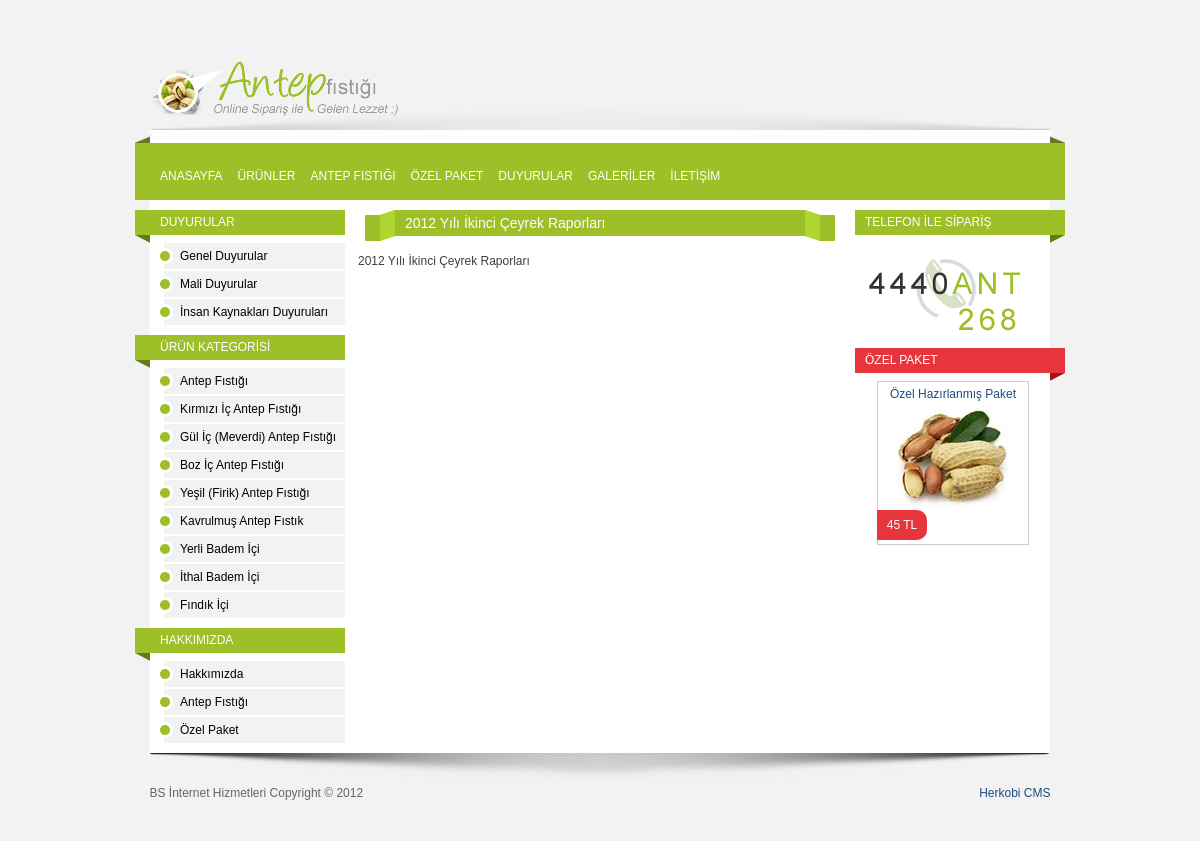
Screenshot of /post.php?id=3 with the database file from the repository.
### tables this page shows
CREATE TABLE IF NOT EXISTS `postcategories` (
  `id` int(11) NOT NULL AUTO_INCREMENT,
  `mid` int(11) NOT NULL,
  `level` int(11) NOT NULL,
  `slug` text NOT NULL,
  `category` varchar(255) NOT NULL,
  `description` text NOT NULL,
  PRIMARY KEY (`id`)
);

CREATE TABLE IF NOT EXISTS `productcategories` (
  `id` int(11) NOT NULL AUTO_INCREMENT,
  `mid` int(11) NOT NULL,
  `level` int(11) NOT NULL,
  `slug` text NOT NULL,
  `category` text NOT NULL,
  `description` text NOT NULL,
  `image` text NOT NULL,
  `front` varchar(1) NOT NULL,
  UNIQUE KEY `id` (`id`)
);

CREATE TABLE IF NOT EXISTS `pages` (
  `id` int(11) NOT NULL AUTO_INCREMENT,
  `mid` text NOT NULL,
  `level` int(11) NOT NULL,
  `slug` text NOT NULL,
  `page` text NOT NULL,
  `summary` text NOT NULL,
  `content` text NOT NULL,
  `image` text NOT NULL,
  `gallery` int(11) NOT NULL,
  `title` text NOT NULL,
  `metadesc` text NOT NULL,
  `metatags` text NOT NULL,
  `date` date NOT NULL,
  PRIMARY KEY (`id`)
);

CREATE TABLE IF NOT EXISTS `info` (
  `id` int(11) NOT NULL AUTO_INCREMENT,
  `name` text NOT NULL,
  `fullname` text NOT NULL,
  `slogan` text NOT NULL,
  `address` text NOT NULL,
  `county` text NOT NULL,
  `city` text NOT NULL,
  `taxoffice` text NOT NULL,
  `taxnumber` varchar(64) NOT NULL,
  `phone` varchar(64) NOT NULL,
  `phoneother` varchar(64) NOT NULL,
  `fax` varchar(64) NOT NULL,
  `gsm` varchar(64) NOT NULL,
  `mail` varchar(225) NOT NULL,
  PRIMARY KEY (`id`)
);

### inc/rain.tpl.class.php (called while the page is built, shortened)
<?php
class RainTPL{
		static $tpl_dir = "tpl/";
		static $cache_dir = "tmp/";
		public $var = array();
		protected $tpl = array(),
				  $cache = false,
                  $cache_id = null;
                protected static $config_name_sum = array();
	function assign( $variable, $value = null ){
		if( is_array( $variable ) )
			$this->var += $variable;
		else
			$this->var[ $variable ] = $value;
	}
	function draw( $tpl_name, $return_string = false ){
        if( !$this->cache && !$return_string ){
            extract( $this->var );
            include $this->tpl['compiled_filename'];
            unset( $this->tpl );
        }
        else{
                extract( $this->var );
                include $this->tpl['compiled_filename'];
                $raintpl_contents = ob_get_clean();
            if( $return_string ) return $raintpl_contents; else echo $raintpl_contents;
        }
	}
	static function configure( $setting, $value = null ){
		if( is_array( $setting ) )
			foreach( $setting as $key => $value )
				self::configure( $key, $value );
		else if( property_exists( __CLASS__, $setting ) ){
            self::$config_name_sum[ $setting ] = $value;
        }
	}
	protected function check_template( $tpl_name ){
		if( !isset($this->tpl['checked']) ){
			$tpl_basename                       = basename( $tpl_name );
			$tpl_basedir                        = strpos($tpl_name,"/") ? dirname($tpl_name) . '/' : null;
			$tpl_dir                            = self::$tpl_dir . $tpl_basedir;
			$temp_compiled_filename             = self::$cache_dir . $tpl_basename . "." . md5( $tpl_dir . serialize(self::$config_name_sum));
			$this->tpl['compiled_filename']     = $temp_compiled_filename . '.rtpl.php';
			$this->tpl['checked'] = true;
		}
	}
}

### info.php (called while the page is built, shortened)
<?php
	$db->query("SET NAMES 'UTF8'");
	$sql = "SELECT * FROM info";
	$sth = $db->prepare($sql);
	$sth->execute();
	$result = $sth->fetchAll();
?>

### functions/posts-functions.php (called while the page is built, shortened)
<?php
	$sql = "SELECT id, category FROM postcategories WHERE mid = 0 ORDER BY id ASC";
	$sth = $db->prepare($sql);
	$sth->execute();
	$result = $sth->fetchAll();
?>

### static.php (called while the page is built, shortened)
<?php
	include "functions/page-functions.php";
	include "functions/posts-functions.php";
	include "functions/products-functions.php";
?>

### functions/products-functions.php (called while the page is built, shortened)
<?php
	$sql = "SELECT id, category, image FROM productcategories WHERE mid = 0 ORDER BY id ASC";
	$sth = $db->prepare($sql);
	$sth->execute();
	$result = $sth->fetchAll();
?>

### functions/page-functions.php (called while the page is built, shortened)
<?php
	$sql = "SELECT id, mid, page FROM pages WHERE mid = 0 ORDER BY id ASC";
	$sth = $db->prepare($sql);
	$sth->execute();
	$result = $sth->fetchAll();
?>

### cache/post.ae5475635b57b8f850144bfbed8b3fb3.rtpl.php (the view, shortened to what this page needs)
<?php if(!class_exists('raintpl')){exit;}?><!DOCTYPE html>
<html class="no-js">
    <head>
        <link type="text/css" rel="stylesheet" href="tpl/styles/style.css" />
    </head>
    <body>
        <div id="wrapper">
            <header id="masthead">
                <a href="index.php" id="logo"><img src="tpl/images/logo.png" alt="Antep Fıstığı" width="249" height="56" /></a>
            </header>
            <nav id="main-nav">
                <ul class="group">
                    <li><a href="index.php">ANASAYFA</a></li>
                    <li><a href="products.php">ÜRÜNLER</a></li>
                    <li><a href="page.php?id=2">ANTEP FISTIĞI</a></li>
                    <li><a href="page.php?id=10">ÖZEL PAKET</a></li>
					<li><a href="posts.php">DUYURULAR</a></li>
					<li><a href="galleries.php">GALERİLER</a></li>
                    <li><a href="contact.php">İLETİŞİM</a></li>
                </ul>
            </nav>
            <section id="content">
                <div id="posts">
                    <article class="group">
                        <h3><?php echo $post;?></h3>
						<?php echo $content;?>
                    </article>
                </div>
                <aside id="product-sidebar">
                    <section class="box">
                        <h3 class="right">TELEFON İLE SİPARİŞ</h3>
                        <img src="tpl/images/telefon.png" />
                    </section>
                    <section class="box red group">
                        <h3>ÖZEL PAKET</h3>
                        <p class="product">
                            <a href="page.php?id=10" title="Özel Hazırlanmış Paket">Özel Hazırlanmış Paket</a>
                            <img src="tpl/images/fistik.jpg" />
							<span class="price">45 TL</span>
                        </p>
                    </section>
                </aside>
            </section>
            <aside id="sidebar">
                <section class="box">
                    <h3 class="left">DUYURULAR</h3>
                    <ul class="nav">
						<?php $counter1=-1; if( isset($postcategories) && is_array($postcategories) && sizeof($postcategories) ) foreach( $postcategories as $key1 => $value1 ){ $counter1++; ?>
                        <li><a href="posts.php?id=<?php echo $value1["id"];?>"><?php echo $value1["category"];?></a></li>
						<?php } ?>
                    </ul>
                </section>
                <section class="box">
                    <h3 class="left">ÜRÜN KATEGORİSİ</h3>
                    <ul class="nav">
						<?php $counter1=-1; if( isset($productcategories) && is_array($productcategories) && sizeof($productcategories) ) foreach( $productcategories as $key1 => $value1 ){ $counter1++; ?>
                        <li><a href="products.php?id=<?php echo $value1["id"];?>"><?php echo $value1["category"];?></a></li>
						<?php } ?>
                    </ul>
                </section>
                <section class="box">
                    <h3 class="left">HAKKIMIZDA</h3>
                    <ul class="nav">
                        <?php $counter1=-1; if( isset($pages) && is_array($pages) && sizeof($pages) ) foreach( $pages as $key1 => $value1 ){ $counter1++; ?>
						<li><a href="page.php?id=<?php echo $value1["id"];?>"><?php echo $value1["page"];?></a></li>
						<?php } ?>
                    </ul>
                </section>
            </aside>
        </div>
        <footer id="mastfoot" class="group">
            <p id="disclaimer"><?php echo $name;?> Copyright &copy; <?php echo date('Y'); ?></p>
            <p id="copyright"><?php echo $footer;?></p>
        </footer>
    </body>
</html>

### tpl/styles/global.css (style rules this page uses)
.group:after { clear: both; content: " "; display: block; font-size: 0; height: 0; visibility: hidden; }
html, body { border:0; height: 100%; margin:0; padding:0; }
h1, h2, h3, h4, h5, h6 { font-weight:normal; margin:0; padding:0; }
p, ul, ol, dl, dt, dd, form, fieldset, input { margin:0; padding:0; }
p, ul, ol { margin-bottom: 10px; font-size: 12px; line-height:20px; }
ul, ol { list-style:none; }
fieldset, img { border:0; }
img { vertical-align: bottom; }
a, a:active { text-decoration:none; color:#1d4b7e; }
article, aside, details, figcaption, figure, footer, header, hgroup, menu, nav, section { display: block; }
menu ol, menu ul, nav ol, nav ul { margin-bottom: 0; }

### tpl/styles/common.css (style rules this page uses)
body { background: #f2f2f2; color: #3e3e3e; font: 10px/1.2 sans-serif; }
#wrapper { width: 930px; min-height: 100%; margin: 0 auto -88px; background: url(../images/wrapper.png) center repeat-y; }
#masthead { width: 901px; height: 136px; margin: 0 auto; background: #f2f2f2 url(../images/header.png) bottom center no-repeat; }
#main-nav { height: 64px; margin-bottom: 10px; background: #9dbf28 url(../images/nav.png) top center no-repeat; }
#content { float: right; width: 700px; }
#posts { float: left; width: 470px; }
#product-sidebar { float: right; width: 210px; }
#sidebar { float: left; width: 210px; }
#mastfoot { width: 901px; height: 58px; margin: 0 auto; padding-top: 30px; background: #f2f2f2 url(../images/footer.png) top center no-repeat; color: #666; }
#wrapper, #masthead, #main-nav, #content, #mastfoot { position: relative; }
#wrapper, #mastfoot { margin-right: auto; margin-left: auto; }
#logo { position: absolute; bottom: 19px; left: 0; }
#main-nav ul { position: absolute; top: 30px; left: 25px; }
#main-nav li { float: left; margin-right: 15px; }
#main-nav a { position: relative; display: inline-block; color: #fff; font-size: 12px; line-height: 1; }
.product { position: relative; float: left; width: 146px; margin: 0 0 7px 7px; padding: 2px 2px 30px; border: 1px solid #cdcdcd; font-size: 12px; text-align: center; }
.product img { display: block; margin: 5px auto; }
.product a { margin-bottom: 5px; }
.product .price { position: absolute; bottom: 4px; left: -1px; display: block; width: 50px; height: 30px; background-color: #9dbf27; color: #fff; line-height: 30px; -moz-border-radius: 0 10px 10px 0; -o-border-radius: 0 10px 10px 0; -webkit-border-radius: 0 10px 10px 0; border-radius: 0 10px 10px 0; }
#product-sidebar .product { float: none; margin-left: 22px; }
.red .product .price, .red .product .corner { background-color: #e7353e; }
#posts h3 { width: 470px; height: 31px; margin: 0 0 10px 7px; background: url(../images/product-box-title.png); color: #fff; font-size: 14px; line-height: 26px; text-indent: 40px; }
#posts article { margin: 0 0 20px -7px; }
.box h3 { width: 210px; height: 25px; padding-bottom: 8px; background: url(../images/box-title.png) no-repeat; color: #fff; font-size: 10px; line-height: 25px; text-indent: 10px; }
.box h3 { background-color: #9dbf27; font-size: 12px; }
.box h3.left { background-position: 0 25px; text-indent: 25px; }
.box h3.right { background-position: -210px 25px; }
.box.red h3 { background-color: #e7353e; background-position: -420px 25px; }
#sidebar .box { width: 195px; margin-left: 15px; color: #000; }
#sidebar .box h3 { margin-left: -15px; }
.box .nav li { margin: 0 0 2px 10px; padding-left: 20px; background: #f2f2f2 url(../images/bullet.png) center left no-repeat; line-height: 26px; }
.box .nav a { color: #000; }
#disclaimer { float: left; }
#copyright { float: right; }

### rows the page displays
postcategories: category "Genel Duyurular"
postcategories: category "Mali Duyurular"
postcategories: category "İnsan Kaynakları Duyuruları"
productcategories: category "Antep Fıstığı"
productcategories: category "Kırmızı İç Antep Fıstığı"
productcategories: category "Gül İç (Meverdi) Antep Fıstığı"
productcategories: category "Boz İç Antep Fıstığı"
productcategories: category "Yeşil (Firik) Antep Fıstığı"
productcategories: category "Kavrulmuş Antep Fıstık"
productcategories: category "Yerli Badem İçi"
productcategories: category "İthal Badem İçi"
productcategories: category "Fındık İçi"
pages: page "Hakkımızda"
pages: page "Antep Fıstığı"
pages: page "Özel Paket"
info: name "BS İnternet Hizmetleri"

### other values shown
$post "2012 Yılı İkinci Çeyrek Raporları"
$content "2012 Yılı İkinci Çeyrek Raporları"
$footer "Herkobi CMS"
